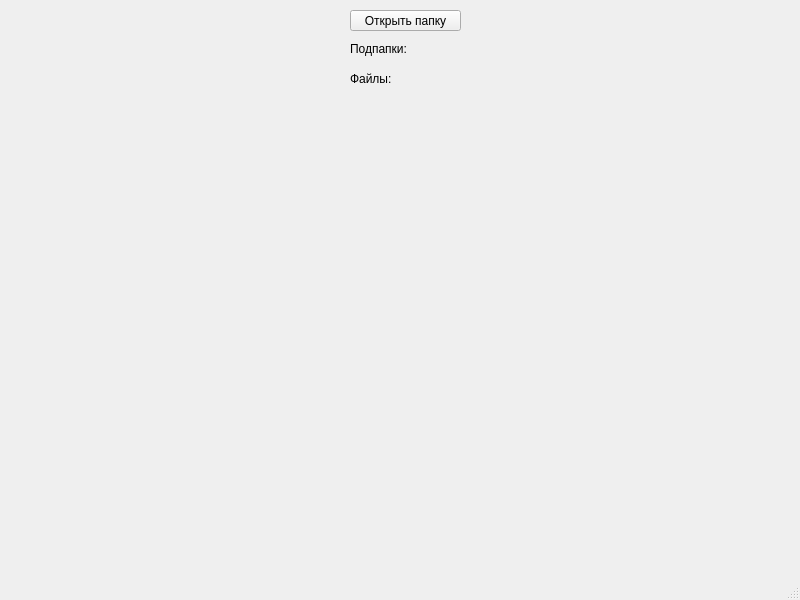
<?xml version="1.0" encoding="UTF-8"?>
<ui version="4.0">
 <class>MainWindow</class>
 <widget class="QMainWindow" name="MainWindow">
  <property name="geometry">
   <rect>
    <x>0</x>
    <y>0</y>
    <width>800</width>
    <height>600</height>
   </rect>
  </property>
  <property name="windowTitle">
   <string>MainWindow</string>
  </property>
  <widget class="QWidget" name="centralwidget">
   <widget class="QPushButton" name="open_file_button">
    <property name="geometry">
     <rect>
      <x>350</x>
      <y>10</y>
      <width>111</width>
      <height>21</height>
     </rect>
    </property>
    <property name="text">
     <string>Открыть папку</string>
    </property>
   </widget>
   <widget class="QLabel" name="label">
    <property name="geometry">
     <rect>
      <x>350</x>
      <y>40</y>
      <width>81</width>
      <height>18</height>
     </rect>
    </property>
    <property name="text">
     <string>Подпапки:</string>
    </property>
   </widget>
   <widget class="QLabel" name="label_2">
    <property name="geometry">
     <rect>
      <x>350</x>
      <y>70</y>
      <width>61</width>
      <height>18</height>
     </rect>
    </property>
    <property name="text">
     <string>Файлы:</string>
    </property>
   </widget>
   <widget class="QLabel" name="podpapki">
    <property name="geometry">
     <rect>
      <x>430</x>
      <y>40</y>
      <width>41</width>
      <height>18</height>
     </rect>
    </property>
    <property name="text">
     <string/>
    </property>
   </widget>
   <widget class="QLabel" name="file">
    <property name="geometry">
     <rect>
      <x>410</x>
      <y>70</y>
      <width>41</width>
      <height>18</height>
     </rect>
    </property>
    <property name="text">
     <string/>
    </property>
   </widget>
  </widget>
  <widget class="QMenuBar" name="menubar">
   <property name="geometry">
    <rect>
     <x>0</x>
     <y>0</y>
     <width>800</width>
     <height>23</height>
    </rect>
   </property>
  </widget>
  <widget class="QStatusBar" name="statusbar"/>
 </widget>
 <resources/>
 <connections/>
</ui>
